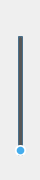
<?xml version="1.0" encoding="UTF-8"?>
<ui version="4.0">
 <class>muteDialog</class>
 <widget class="QWidget" name="muteDialog">
  <property name="geometry">
   <rect>
    <x>0</x>
    <y>0</y>
    <width>40</width>
    <height>180</height>
   </rect>
  </property>
  <property name="minimumSize">
   <size>
    <width>40</width>
    <height>180</height>
   </size>
  </property>
  <property name="maximumSize">
   <size>
    <width>40</width>
    <height>180</height>
   </size>
  </property>
  <property name="windowTitle">
   <string>Form</string>
  </property>
  <property name="styleSheet">
   <string notr="true"/>
  </property>
  <layout class="QVBoxLayout" name="verticalLayout_2">
   <property name="spacing">
    <number>0</number>
   </property>
   <property name="leftMargin">
    <number>0</number>
   </property>
   <property name="topMargin">
    <number>0</number>
   </property>
   <property name="rightMargin">
    <number>0</number>
   </property>
   <property name="bottomMargin">
    <number>0</number>
   </property>
   <item>
    <widget class="QWidget" name="widget_voice" native="true">
     <property name="minimumSize">
      <size>
       <width>40</width>
       <height>170</height>
      </size>
     </property>
     <property name="maximumSize">
      <size>
       <width>40</width>
       <height>170</height>
      </size>
     </property>
     <property name="styleSheet">
      <string notr="true"/>
     </property>
     <layout class="QVBoxLayout" name="verticalLayout">
      <property name="spacing">
       <number>0</number>
      </property>
      <property name="leftMargin">
       <number>0</number>
      </property>
      <property name="topMargin">
       <number>0</number>
      </property>
      <property name="rightMargin">
       <number>0</number>
      </property>
      <property name="bottomMargin">
       <number>0</number>
      </property>
      <item>
       <widget class="QLabel" name="label_mute">
        <property name="minimumSize">
         <size>
          <width>40</width>
          <height>25</height>
         </size>
        </property>
        <property name="maximumSize">
         <size>
          <width>40</width>
          <height>25</height>
         </size>
        </property>
        <property name="styleSheet">
         <string notr="true">#label_mute
{
background-color: transparent;
color: rgb(255, 95, 21);
}</string>
        </property>
        <property name="text">
         <string/>
        </property>
       </widget>
      </item>
      <item>
       <widget class="QSlider" name="verticalSlider">
        <property name="minimumSize">
         <size>
          <width>40</width>
          <height>120</height>
         </size>
        </property>
        <property name="maximumSize">
         <size>
          <width>40</width>
          <height>120</height>
         </size>
        </property>
        <property name="styleSheet">
         <string notr="true">QSlider::groove:vertical {
border: 1px solid #4A708B;
background: #C0C0C0;
width: 5px;
border-radius: 1px;
padding-left:-1px;
padding-right:-1px;
padding-top:-1px;
padding-bottom:-1px;
}

QSlider::sub-page:vertical {
background: #575757;
border: 1px solid #4A708B;
border-radius: 2px;
}

QSlider::add-page:vertical {
background: qlineargradient(x1:0, y1:0, x2:0, y2:1, 
    stop:0 #c4c4c4, stop:1 #B1B1B1);
background: qlineargradient(x1: 0, y1: 0.2, x2: 1, y2: 1,
    stop: 0 #5DCCFF, stop: 1 #1874CD);
border: 0px solid #777;
width: 10px;
border-radius: 2px;
}

QSlider::handle:vertical 
{
	background: qradialgradient(spread:pad, cx:0.5, cy:0.5, radius:0.5, fx:0.5, fy:0.5, stop:0.6 #45ADED, stop:0.778409 rgba(255, 255, 255, 255));

    height: 11px;
    margin-left: -3px;
    margin-right: -3px;
    border-radius: 5px;
}

QSlider::sub-page:vertical:disabled {
background: #00009C;
border-color: #999;
}

QSlider::add-page:vertical:disabled {
background: #eee;
border-color: #999;
}

QSlider::handle:vertical:disabled {
background: #eee;
border: 1px solid #aaa;
border-radius: 4px;
}</string>
        </property>
        <property name="orientation">
         <enum>Qt::Vertical</enum>
        </property>
       </widget>
      </item>
      <item>
       <spacer name="verticalSpacer">
        <property name="orientation">
         <enum>Qt::Vertical</enum>
        </property>
        <property name="sizeType">
         <enum>QSizePolicy::Fixed</enum>
        </property>
        <property name="sizeHint" stdset="0">
         <size>
          <width>20</width>
          <height>15</height>
         </size>
        </property>
       </spacer>
      </item>
     </layout>
    </widget>
   </item>
  </layout>
 </widget>
 <resources/>
 <connections/>
</ui>
